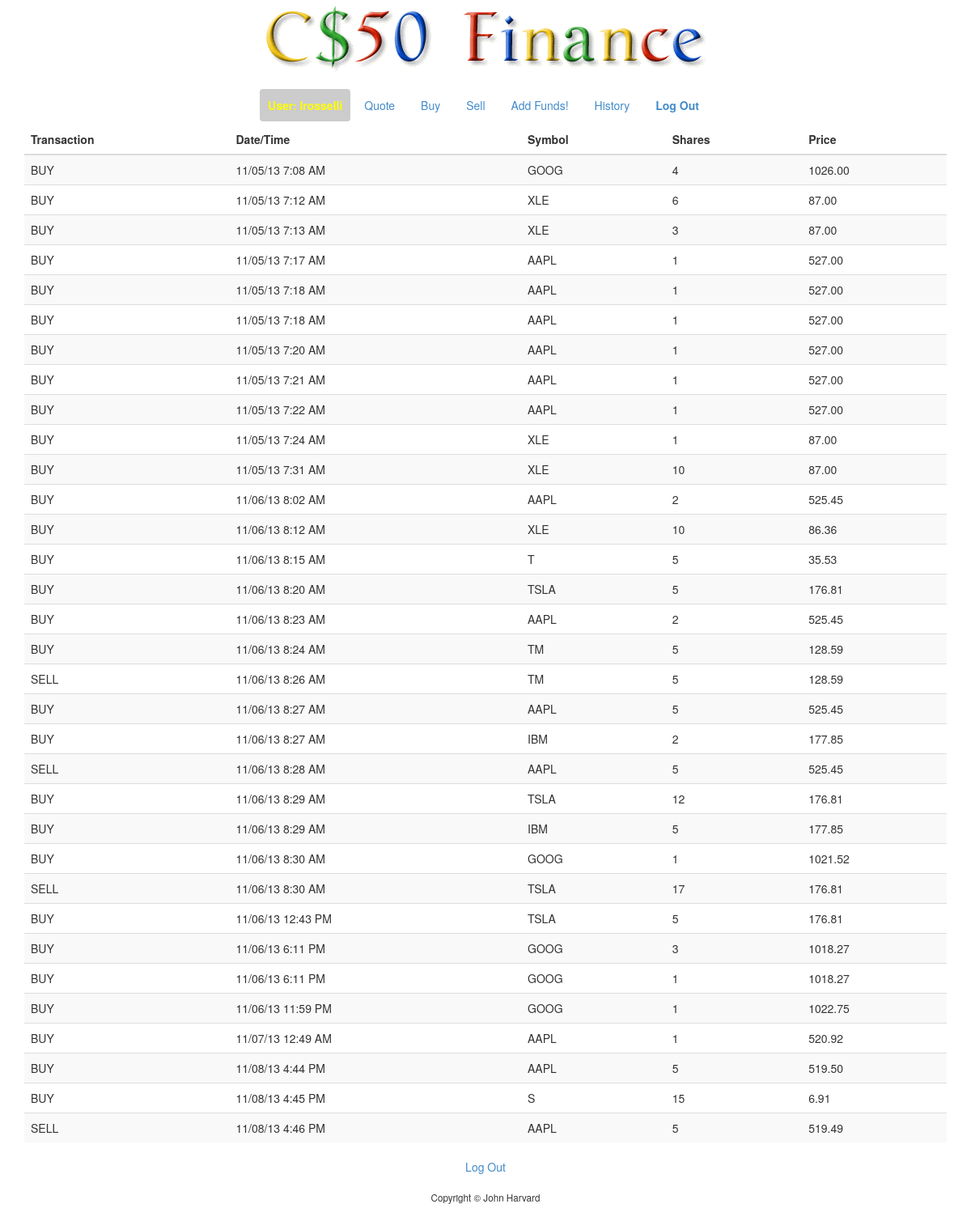
The page /public/history.php (signed in) on the database its author committed.
### tables this page shows
CREATE TABLE `users` (
  `id` int(10) unsigned NOT NULL AUTO_INCREMENT,
  `username` varchar(255) NOT NULL,
  `hash` varchar(255) NOT NULL,
  `cash` decimal(65,4) NOT NULL DEFAULT '10000.0000',
  PRIMARY KEY (`id`),
  UNIQUE KEY `username` (`username`)
);

CREATE TABLE `transactions` (
  `id` int(11) NOT NULL AUTO_INCREMENT,
  `uid` int(11) NOT NULL,
  `transaction_type` enum('BUY','SELL') NOT NULL,
  `symbol` varchar(16) NOT NULL,
  `quantity` int(11) NOT NULL,
  `price` decimal(65,2) NOT NULL,
  `datetime` timestamp NOT NULL DEFAULT CURRENT_TIMESTAMP,
  PRIMARY KEY (`id`)
);

### public/history.php (called while the page is built, shortened)
<?php
    if ($_SESSION["id"])
    {
        $transactions = query("SELECT * FROM transactions WHERE uid = ?;", $_SESSION["id"]);
    }
    render("history.php", ["title" => "Transaction History"]);
?>

### templates/history.php (the view)
<ul class="nav nav-pills">
    <li class="username">User: <?=getUsername(); ?></li>
    <li><a href="quote.php">Quote</a></li>
    <li><a href="buy.php">Buy</a></li>
    <li><a href="sell.php">Sell</a></li>
    <li><a href="addfunds.php">Add Funds!</a></li>
    <li><a href="history.php">History</a></li>
    <li><a href="logout.php"><strong>Log Out</strong></a></li>
</ul>
<table class="table table-striped">
    <thead>
        <tr>
            <th>Transaction</th>
            <th>Date/Time</th>
            <th>Symbol</th>
            <th>Shares</th>
            <th>Price</th>
        </tr>
    </thead>
    <tbody>
    <?php
        if (!empty($_POST["transactions"]))
        {
            foreach($_POST["transactions"] as $transaction)
            {
                $datestr = strtotime($transaction["datetime"]);
                $fdate = date("m/d/y g:i A", $datestr);
                print("<tr>");
                print("<td>{$transaction["transaction_type"]}</td>");
                print("<td>{$fdate}</td>");
                print("<td>{$transaction["symbol"]}</td>");
                print("<td>{$transaction["quantity"]}</td>");
                print("<td>{$transaction["price"]}</td>");
                print("</tr>");
            }
        } else
        {
            print("<tr>");
            print("<td colspan='5'>No transactions to report.</td>");
            print("</tr>");
        }
    ?>
    </tbody>
</table>
<div>
    <a href="logout.php">Log Out</a>
</div>

### includes/functions.php (shortened to what this page needs)
<?php
    function query()
    {
        $sql = func_get_arg(0);
        $parameters = array_slice(func_get_args(), 1);
        static $handle;
        if (!isset($handle))
        {
            try
            {
                $handle = new PDO("mysql:dbname=" . DATABASE . ";host=" . SERVER, USERNAME, PASSWORD);
                $handle->setAttribute(PDO::ATTR_EMULATE_PREPARES, false);
            }
            catch (Exception $e)
            {
                trigger_error($e->getMessage(), E_USER_ERROR);
                exit;
            }
        }
        $statement = $handle->prepare($sql);
        $results = $statement->execute($parameters);
        if ($results !== false)
        {
            return $statement->fetchAll(PDO::FETCH_ASSOC);
        }
        else
        {
            return false;
        }
    }
    function render($template, $values = [])
    {
        if (file_exists("../templates/$template"))
        {
            extract($values);
            require("../templates/header.php");
            require("../templates/$template");
            require("../templates/footer.php");
        }
        else
        {
            trigger_error("Invalid template: $template", E_USER_ERROR);
        }
    }
    function getUsername()
    {
        if (!empty($_SESSION["id"]))
        {
            $user_data = query("SELECT * FROM users WHERE id = ?;", $_SESSION["id"]);
            if ($user_data !== false && count($user_data) == 1)
            {
                return $user_data[0]["username"];
            }
        }
    }
?>

### templates/header.php (shortened to what this page needs)
<!DOCTYPE html>
<html lang="en">
    <head>
        <link href="css/bootstrap.min.css" rel="stylesheet"/>
        <link href="css/bootstrap-theme.min.css" rel="stylesheet"/>
        <link href="css/styles.css" rel="stylesheet"/>
    </head>
    <body>
        <div class="container">
            <div id="top">
                <a href="/cs50_finance/public/"><img alt="C$50 Finance" src="/cs50_finance/public/img/logo.gif"/></a>
            </div>
            <div id="middle">

### templates/footer.php
            </div>
            <div id="bottom">
                Copyright &#169; John Harvard
            </div>
        </div>
    </body>
</html>

### public/css/styles.css (style rules this page uses)
.container { margin-left: auto; margin-right: auto; text-align: center; }
#top { text-align: center; }
#middle td { text-align: left; }
#middle .nav { display: inline-block; }
#bottom { font-size: smaller; margin: 20px; }
.username { font-weight: bold; color: #FFFF00; padding: 10px; background-color: #ccc; border-radius: 4px; }
.nav > li > a { -webkit-transition: background-color 0.3s; -moz-transition: background-color 0.3s; -o-transition: background-color 0.3s; -ms-transition: background-color 0.3s; transition: background-color 0.3s; }

### rows shown on the page
users: username "lrosselli"
transactions: transaction_type "BUY", datetime "11/05/13 7:08 AM", symbol "GOOG", quantity "4", price "1026.00"
transactions: transaction_type "BUY", datetime "11/05/13 7:12 AM", symbol "XLE", quantity "6", price "87.00"
transactions: transaction_type "BUY", datetime "11/05/13 7:13 AM", symbol "XLE", quantity "3", price "87.00"
transactions: transaction_type "BUY", datetime "11/05/13 7:17 AM", symbol "AAPL", quantity "1", price "527.00"
transactions: transaction_type "BUY", datetime "11/05/13 7:18 AM", symbol "AAPL", quantity "1", price "527.00"
transactions: transaction_type "BUY", datetime "11/05/13 7:18 AM", symbol "AAPL", quantity "1", price "527.00"
transactions: transaction_type "BUY", datetime "11/05/13 7:20 AM", symbol "AAPL", quantity "1", price "527.00"
transactions: transaction_type "BUY", datetime "11/05/13 7:21 AM", symbol "AAPL", quantity "1", price "527.00"
transactions: transaction_type "BUY", datetime "11/05/13 7:22 AM", symbol "AAPL", quantity "1", price "527.00"
transactions: transaction_type "BUY", datetime "11/05/13 7:24 AM", symbol "XLE", quantity "1", price "87.00"
transactions: transaction_type "BUY", datetime "11/05/13 7:31 AM", symbol "XLE", quantity "10", price "87.00"
transactions: transaction_type "BUY", datetime "11/06/13 8:02 AM", symbol "AAPL", quantity "2", price "525.45"
transactions: transaction_type "BUY", datetime "11/06/13 8:12 AM", symbol "XLE", quantity "10", price "86.36"
transactions: transaction_type "BUY", datetime "11/06/13 8:15 AM", symbol "T", quantity "5", price "35.53"
transactions: transaction_type "BUY", datetime "11/06/13 8:20 AM", symbol "TSLA", quantity "5", price "176.81"
transactions: transaction_type "BUY", datetime "11/06/13 8:23 AM", symbol "AAPL", quantity "2", price "525.45"
transactions: transaction_type "BUY", datetime "11/06/13 8:24 AM", symbol "TM", quantity "5", price "128.59"
transactions: transaction_type "SELL", datetime "11/06/13 8:26 AM", symbol "TM", quantity "5", price "128.59"
transactions: transaction_type "BUY", datetime "11/06/13 8:27 AM", symbol "AAPL", quantity "5", price "525.45"
transactions: transaction_type "BUY", datetime "11/06/13 8:27 AM", symbol "IBM", quantity "2", price "177.85"
transactions: transaction_type "SELL", datetime "11/06/13 8:28 AM", symbol "AAPL", quantity "5", price "525.45"
transactions: transaction_type "BUY", datetime "11/06/13 8:29 AM", symbol "TSLA", quantity "12", price "176.81"
transactions: transaction_type "BUY", datetime "11/06/13 8:29 AM", symbol "IBM", quantity "5", price "177.85"
transactions: transaction_type "BUY", datetime "11/06/13 8:30 AM", symbol "GOOG", quantity "1", price "1021.52"
transactions: transaction_type "SELL", datetime "11/06/13 8:30 AM", symbol "TSLA", quantity "17", price "176.81"
transactions: transaction_type "BUY", datetime "11/06/13 12:43 PM", symbol "TSLA", quantity "5", price "176.81"
transactions: transaction_type "BUY", datetime "11/06/13 6:11 PM", symbol "GOOG", quantity "3", price "1018.27"
transactions: transaction_type "BUY", datetime "11/06/13 6:11 PM", symbol "GOOG", quantity "1", price "1018.27"
transactions: transaction_type "BUY", datetime "11/06/13 11:59 PM", symbol "GOOG", quantity "1", price "1022.75"
transactions: transaction_type "BUY", datetime "11/07/13 12:49 AM", symbol "AAPL", quantity "1", price "520.92"
transactions: transaction_type "BUY", datetime "11/08/13 4:44 PM", symbol "AAPL", quantity "5", price "519.50"
transactions: transaction_type "BUY", datetime "11/08/13 4:45 PM", symbol "S", quantity "15", price "6.91"
transactions: transaction_type "SELL", datetime "11/08/13 4:46 PM", symbol "AAPL", quantity "5", price "519.49"
